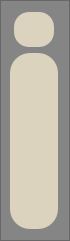
           <widget class="QFrame" name="frame_4">
            <property name="minimumSize">
             <size>
              <width>60</width>
              <height>0</height>
             </size>
            </property>
            <property name="maximumSize">
             <size>
              <width>70</width>
              <height>16777215</height>
             </size>
            </property>
            <property name="styleSheet">
             <string notr="true">background-color:rgb(133, 133, 133)</string>
            </property>
            <property name="frameShape">
             <enum>QFrame::StyledPanel</enum>
            </property>
            <property name="frameShadow">
             <enum>QFrame::Raised</enum>
            </property>
            <layout class="QGridLayout" name="gridLayout_9">
             <property name="leftMargin">
              <number>9</number>
             </property>
             <property name="horizontalSpacing">
              <number>0</number>
             </property>
             <property name="verticalSpacing">
              <number>6</number>
             </property>
             <item row="0" column="0">
              <widget class="QFrame" name="frame_11">
               <property name="maximumSize">
                <size>
                 <width>16777215</width>
                 <height>45</height>
                </size>
               </property>
               <property name="styleSheet">
                <string notr="true">
border-radius:  20px;
background-color:rgba(0,0,0,0);</string>
               </property>
               <property name="frameShape">
                <enum>QFrame::StyledPanel</enum>
               </property>
               <property name="frameShadow">
                <enum>QFrame::Raised</enum>
               </property>
               <layout class="QGridLayout" name="gridLayout_10">
                <property name="leftMargin">
                 <number>0</number>
                </property>
                <property name="topMargin">
                 <number>0</number>
                </property>
                <property name="rightMargin">
                 <number>0</number>
                </property>
                <property name="bottomMargin">
                 <number>0</number>
                </property>
                <property name="spacing">
                 <number>0</number>
                </property>
                <item row="0" column="0">
                 <widget class="QPushButton" name="pushButton_8">
                  <property name="minimumSize">
                   <size>
                    <width>35</width>
                    <height>35</height>
                   </size>
                  </property>
                  <property name="maximumSize">
                   <size>
                    <width>40</width>
                    <height>40</height>
                   </size>
                  </property>
                  <property name="font">
                   <font>
                    <pointsize>1</pointsize>
                   </font>
                  </property>
                  <property name="styleSheet">
                   <string notr="true">
background-color:rgb(219, 211, 189);
border-radius: 15px;</string>
                  </property>
                  <property name="text">
                   <string/>
                  </property>
                  <property name="icon">
                   <iconset resource="Coding/Resources.qrc">
                    <normaloff>:/newPrefix/language-exchange.png</normaloff>:/newPrefix/language-exchange.png</iconset>
                  </property>
                  <property name="iconSize">
                   <size>
                    <width>20</width>
                    <height>20</height>
                   </size>
                  </property>
                  <property name="checkable">
                   <bool>true</bool>
                  </property>
                 </widget>
                </item>
               </layout>
              </widget>
             </item>
             <item row="1" column="0">
              <widget class="QFrame" name="frame_12">
               <property name="styleSheet">
                <string notr="true">background-color:rgb(219, 211, 189);
border-radius:20px;
height:25px;
</string>
               </property>
               <property name="frameShape">
                <enum>QFrame::StyledPanel</enum>
               </property>
               <property name="frameShadow">
                <enum>QFrame::Raised</enum>
               </property>
               <layout class="QGridLayout" name="gridLayout_11">
                <property name="leftMargin">
                 <number>9</number>
                </property>
                <property name="topMargin">
                 <number>9</number>
                </property>
                <property name="rightMargin">
                 <number>9</number>
                </property>
                <property name="bottomMargin">
                 <number>9</number>
                </property>
                <property name="spacing">
                 <number>6</number>
                </property>
                <item row="2" column="0">
                 <widget class="QPushButton" name="profile_Button_1">
                  <property name="styleSheet">
                   <string notr="true">background-color:rgba(0,0,0,0);</string>
                  </property>
                  <property name="text">
                   <string/>
                  </property>
                  <property name="icon">
                   <iconset resource="Coding/Resources.qrc">
                    <normaloff>:/newPrefix/user.png</normaloff>
                    <normalon>:/newPrefix/usercolor.png</normalon>:/newPrefix/user.png</iconset>
                  </property>
                  <property name="iconSize">
                   <size>
                    <width>18</width>
                    <height>18</height>
                   </size>
                  </property>
                  <property name="checkable">
                   <bool>true</bool>
                  </property>
                  <property name="autoRepeat">
                   <bool>false</bool>
                  </property>
                  <property name="autoExclusive">
                   <bool>true</bool>
                  </property>
                 </widget>
                </item>
                <item row="4" column="0">
                 <widget class="QPushButton" name="Setting_Button_1">
                  <property name="styleSheet">
                   <string notr="true">background-color:rgba(0,0,0,0);</string>
                  </property>
                  <property name="text">
                   <string/>
                  </property>
                  <property name="icon">
                   <iconset resource="Coding/Resources.qrc">
                    <normaloff>:/newPrefix/settings.png</normaloff>
                    <normalon>:/newPrefix/settingscolor.png</normalon>:/newPrefix/settings.png</iconset>
                  </property>
                  <property name="iconSize">
                   <size>
                    <width>18</width>
                    <height>18</height>
                   </size>
                  </property>
                  <property name="checkable">
                   <bool>true</bool>
                  </property>
                  <property name="autoExclusive">
                   <bool>true</bool>
                  </property>
                 </widget>
                </item>
                <item row="5" column="0">
                 <widget class="QPushButton" name="Signout_Button_1">
                  <property name="styleSheet">
                   <string notr="true">background-color:rgba(0,0,0,0);</string>
                  </property>
                  <property name="text">
                   <string/>
                  </property>
                  <property name="icon">
                   <iconset resource="Coding/Resources.qrc">
                    <normaloff>:/newPrefix/sign-out-alt.png</normaloff>
                    <normalon>:/newPrefix/sign-out-alt_color.png</normalon>:/newPrefix/sign-out-alt.png</iconset>
                  </property>
                  <property name="iconSize">
                   <size>
                    <width>18</width>
                    <height>18</height>
                   </size>
                  </property>
                  <property name="checkable">
                   <bool>true</bool>
                  </property>
                 </widget>
                </item>
                <item row="3" column="0">
                 <spacer name="verticalSpacer_2">
                  <property name="orientation">
                   <enum>Qt::Vertical</enum>
                  </property>
                  <property name="sizeType">
                   <enum>QSizePolicy::Expanding</enum>
                  </property>
                  <property name="sizeHint" stdset="0">
                   <size>
                    <width>20</width>
                    <height>40</height>
                   </size>
                  </property>
                 </spacer>
                </item>
                <item row="0" column="0" rowspan="2">
                 <widget class="QPushButton" name="Home_Button_1">
                  <property name="font">
                   <font>
                    <pointsize>12</pointsize>
                   </font>
                  </property>
                  <property name="styleSheet">
                   <string notr="true">background-color:rgba(0,0,0,0);</string>
                  </property>
                  <property name="text">
                   <string/>
                  </property>
                  <property name="icon">
                   <iconset resource="Coding/Resources.qrc">
                    <normaloff>:/newPrefix/home.png</normaloff>
                    <normalon>:/newPrefix/homecolor.png</normalon>:/newPrefix/home.png</iconset>
                  </property>
                  <property name="iconSize">
                   <size>
                    <width>18</width>
                    <height>18</height>
                   </size>
                  </property>
                  <property name="checkable">
                   <bool>true</bool>
                  </property>
                  <property name="checked">
                   <bool>false</bool>
                  </property>
                  <property name="autoExclusive">
                   <bool>true</bool>
                  </property>
                 </widget>
                </item>
               </layout>
              </widget>
             </item>
            </layout>
           </widget>
